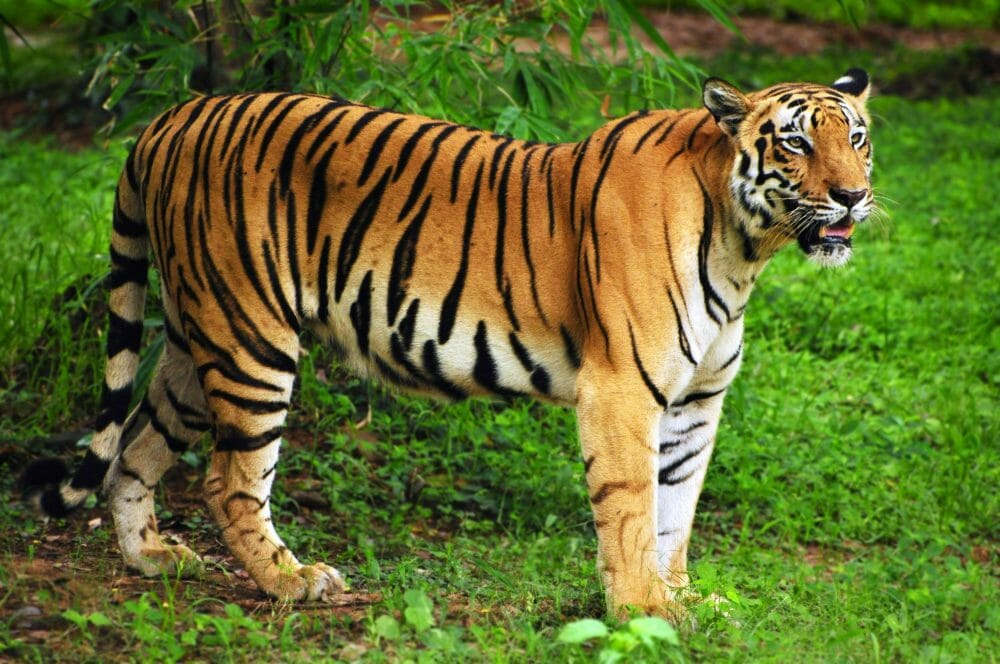
#> input picture src/python/fourier/images/img3.jpg, 1000 x 664 px
$ python fourierNumpy.py
#> lines starting #> are read from the running program, lines starting #| are printed output that depends on the picture
import cv2 as cv
import numpy as np
from matplotlib import pyplot as plt

img = cv.imread('images/img3.jpg', 0)
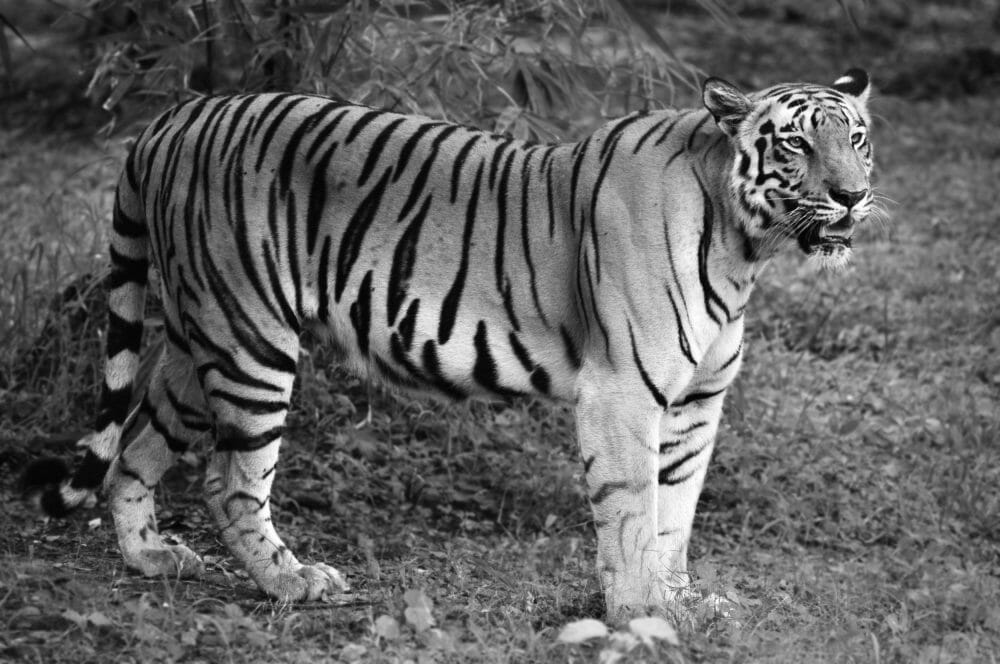
#> img: shape (664, 1000); min 0, max 255, mean 96.6
f = np.fft.fft2(img)
fshift = np.fft.fftshift(f)
magnitude_spectrum = 20*np.log(np.abs(fshift))
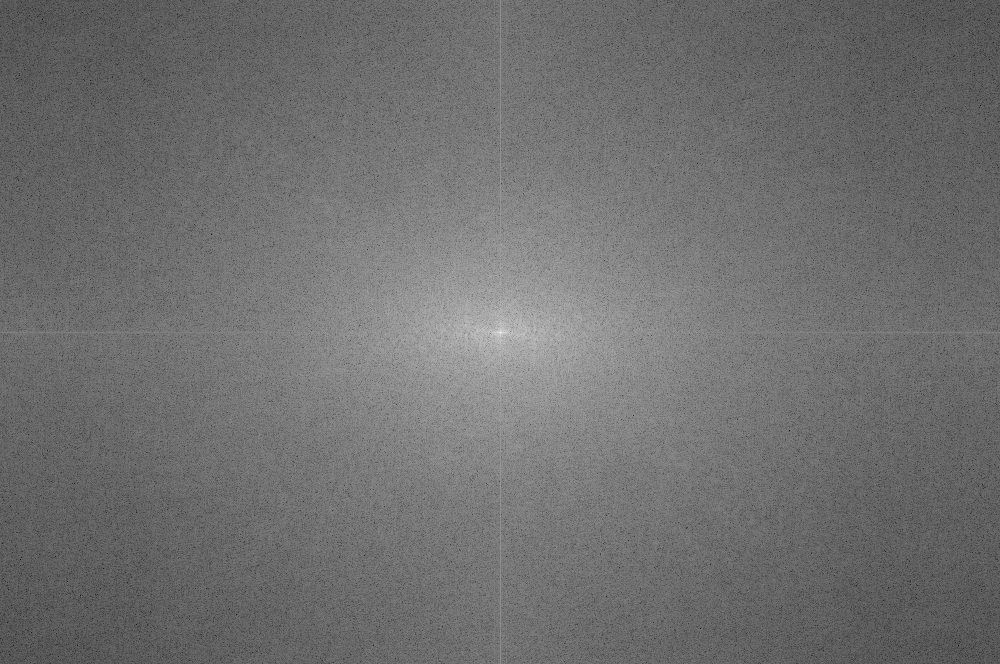
#> magnitude_spectrum: shape (664, 1000) float64; min 7.36, max 359.5, mean 161.8; drawn with min black and max white
rows, cols = img.shape
#> rows = 664; cols = 1000
crow, ccol = rows//2, cols//2
#> crow = 332; ccol = 500
fshift[crow-30:crow+31, ccol-30:ccol+31] = 0
f_ishift = np.fft.ifftshift(fshift)
img_back = np.fft.ifft2(f_ishift)
img_back = np.real(img_back)
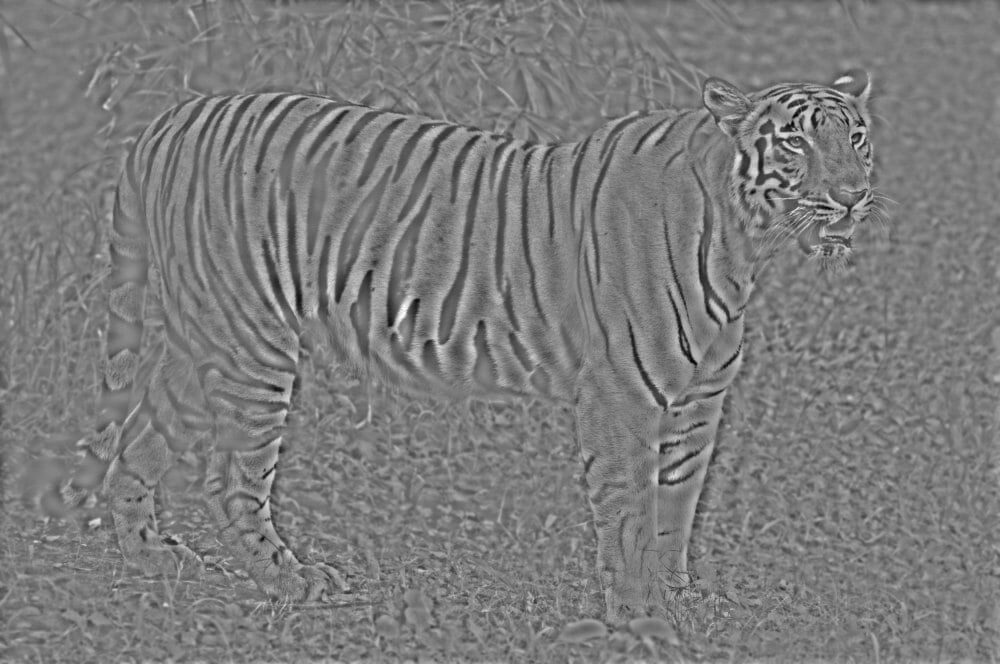
#> img_back: shape (664, 1000) float64; min -168.1, max 176.5, mean 0; drawn with min black and max white

plt.subplot(141), plt.imshow(img, cmap='gray')
plt.title('Input Image'), plt.xticks([]), plt.yticks([])

plt.subplot(142), plt.imshow(magnitude_spectrum, cmap='gray')
plt.title('Magnitude Spectrum'), plt.xticks([]), plt.yticks([])

plt.subplot(143), plt.imshow(img_back, cmap='gray')
plt.title('Image after HPF'), plt.xticks([]), plt.yticks([])

plt.subplot(144), plt.imshow(img_back)
plt.title('Result in JET'), plt.xticks([]), plt.yticks([])

plt.show()
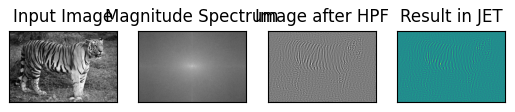
#> figure drawn by matplotlib, 4 panels

$ run again, with src/python/fourier/images/img1.jpg copied over src/python/fourier/images/img3.jpg
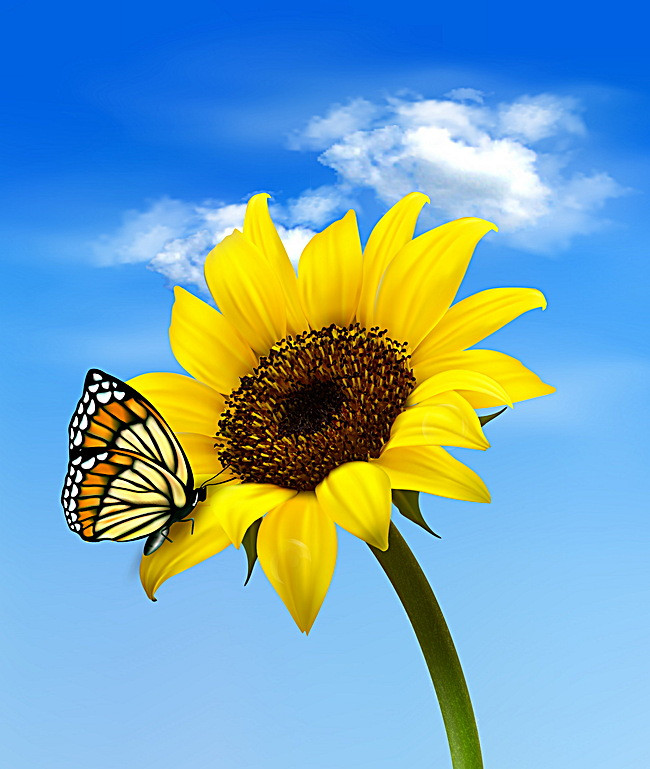
#> input picture src/python/fourier/images/img1.jpg, 650 x 769 px
#> `img_back = np.real(img_back)`:
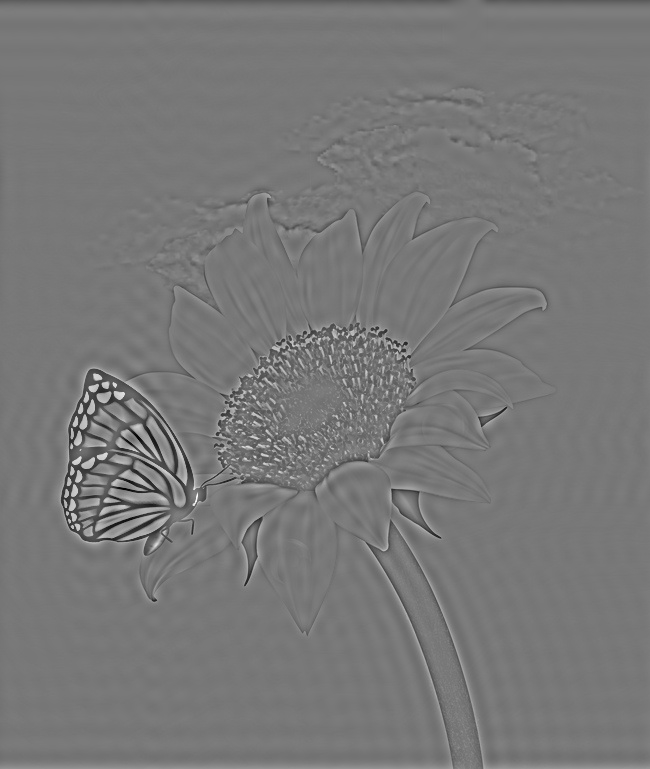
#> img_back: shape (769, 650) float64; min -231.9, max 259.8, mean 0; drawn with min black and max white
#> `plt.show()`:
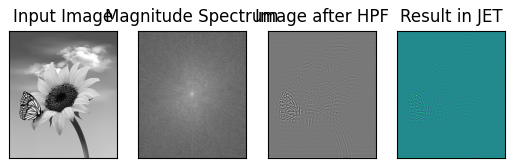
#> figure drawn by matplotlib, 4 panels
